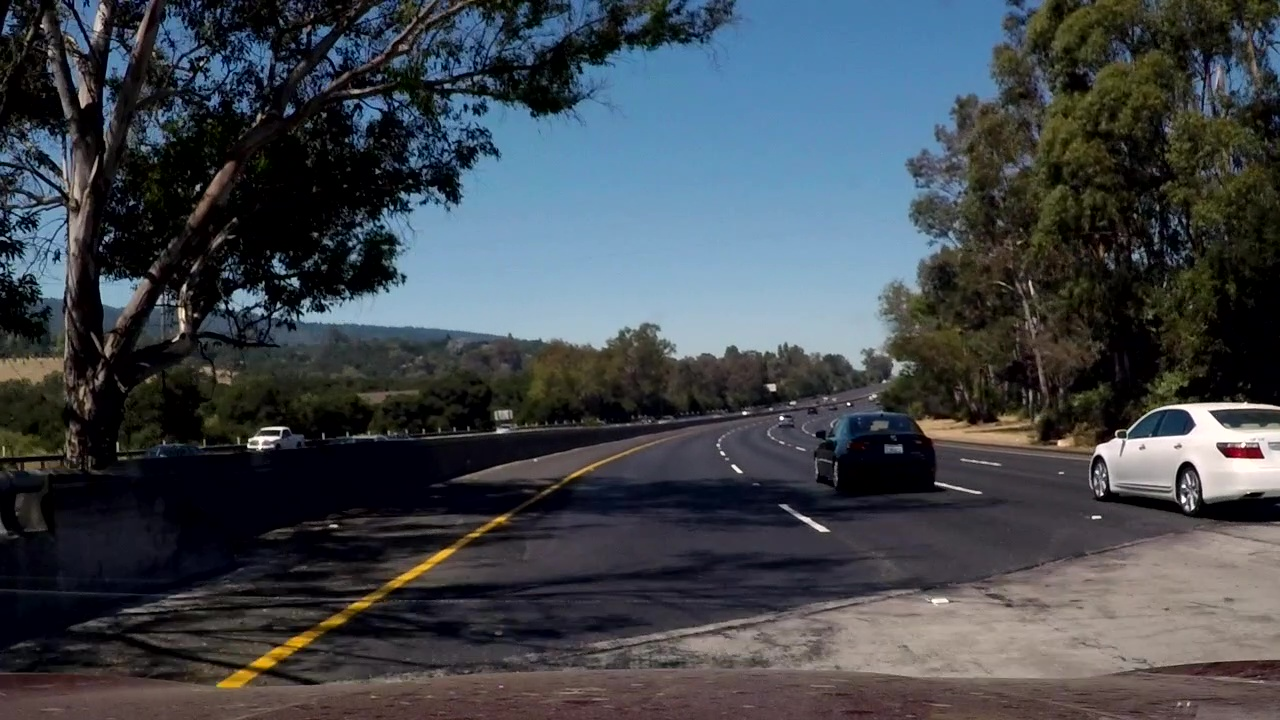
#> input picture CarND-LaneLines-P1/test_images/vlcsnap-2020-01-06-02h40m50s838.jpg, 1280 x 720 px
$ python -i pipeline.py   (imports and definitions only)
#> lines starting #> are read from the running program, lines starting #| are printed output that depends on the picture; after the words box and inside, x2 and y2 are one past the last pixel; in counts of white or black regions, pixels touching at a corner belong together
### CarND-LaneLines-P1/helper.py
#!/usr/bin/env python3
# -*- coding: utf-8 -*-
"""
Created on Sat Jan 18 23:46:05 2020

@author: y56
"""

import matplotlib.pyplot as plt
import matplotlib.image as mpimg
import numpy as np
import cv2

def adjust_gamma(image, gamma=1.0):
    invGamma = 1.0 / gamma
    table = np.array([((i / 255.0) ** invGamma) * 255
        for i in np.arange(0, 256)]).astype("uint8")

    # apply gamma correction using the lookup table
    return cv2.LUT(image, table)

# [7 lines left out: function grayscale, not called in this run]
    # Or use BGR2GRAY if you read an image with cv2.imread()
    # return cv2.cvtColor(img, cv2.COLOR_BGR2GRAY)

def to_hls(img):
    return cv2.cvtColor(img, cv2.COLOR_RGB2HLS)

def to_hsv(img):
    return cv2.cvtColor(img, cv2.COLOR_RGB2HSV)

def isolate_color_mask(img, low_thresh, high_thresh):
    assert(low_thresh.all() >=0  and low_thresh.all() <=255)
    assert(high_thresh.all() >=0 and high_thresh.all() <=255)
    return cv2.inRange(img, low_thresh, high_thresh)

def canny(img, low_threshold, high_threshold):
    """Applies the Canny transform"""
    return cv2.Canny(img, low_threshold, high_threshold)


def gaussian_blur(img, kernel_size):
    """Applies a Gaussian Noise kernel"""
    return cv2.GaussianBlur(img, (kernel_size, kernel_size), 0)

# [24 lines left out: function region_of_interest, not called in this run]


def draw_lines(img, lines, color=[255, 0, 0], thickness=2):
    """
    NOTE: this is the function you might want to use as a starting point once you want to
    average/extrapolate the line segments you detect to map out the full
    extent of the lane (going from the result shown in raw-lines-example.mp4
    to that shown in P1_example.mp4).

    Think about things like separating line segments by their
    slope ((y2-y1)/(x2-x1)) to decide which segments are part of the left
    line vs. the right line.  Then, you can average the position of each of
    the lines and extrapolate to the top and bottom of the lane.

    This function draws `lines` with `color` and `thickness`.
    Lines are drawn on the image inplace (mutates the image).
    If you want to make the lines semi-transparent, think about combining
    this function with the weighted_img() function below
    """
    for line in lines:
        for x1,y1,x2,y2 in line:
            cv2.line(img, (x1, y1), (x2, y2), color, thickness)

def hough_lines(img, rho, theta, threshold, min_line_len, max_line_gap):
    """
    `img` should be the output of a Canny transform.

    Returns an image with hough lines drawn.
    """
    lines = cv2.HoughLinesP(img, rho, theta, threshold, np.array([]), minLineLength=min_line_len, maxLineGap=max_line_gap)
    line_img = np.zeros((img.shape[0], img.shape[1], 3), dtype=np.uint8)
    draw_lines(line_img, lines)
    return line_img

# [13 lines left out: function weighted_img, not called in this run]

### CarND-LaneLines-P1/pipeline.py
#!/usr/bin/env python3
# -*- coding: utf-8 -*-
"""
Created on Sat Jan 18 23:46:42 2020

@author: y56
"""

import matplotlib.pyplot as plt
import matplotlib.image as mpimg
import helper
import cv2
import numpy as np
from scipy.optimize import curve_fit


def process_image(image):

    # grayscale
    gray_img = cv2.cvtColor(image,cv2.COLOR_RGB2GRAY)

    # darken the grayscale
    darkened_img = helper.adjust_gamma(gray_img, 0.5)

    # Color Selection
    white_mask = helper.isolate_color_mask(helper.to_hls(image),
                                    np.array([0, 200, 0], dtype=np.uint8),
                                    np.array([200, 255, 255], dtype=np.uint8))
    yellow_mask = helper.isolate_color_mask(helper.to_hls(image),
                                     np.array([10, 0, 100], dtype=np.uint8),
                                     np.array([40, 255, 255], dtype=np.uint8))
    color_selection_mask = cv2.bitwise_or(white_mask, yellow_mask)
    color_selected_img = cv2.bitwise_and(darkened_img, color_selection_mask)

    # gaussian blurring
    blur_img = cv2.GaussianBlur(color_selected_img,(5, 5),0)

    # canny edge
    edge_points = helper.canny(blur_img, 10 , 10)

    # area selection
    imshape = image.shape
    vertices = np.array([[(100/960*imshape[1], imshape[0] * 0.9999),
                          (445/960*imshape[1], 320/540*imshape[0]),
                          (520/960*imshape[1], 320/540*imshape[0]),
                          ((960-30)/960*imshape[1], imshape[0] * 0.9999)]],
                        dtype=np.int32)

    area_selection_mask = np.zeros_like(edge_points)
    noneed = cv2.fillPoly(area_selection_mask, vertices, 255)

    masked_edges = cv2.bitwise_and(edge_points, area_selection_mask)

    # Hough Line Detection
    line_img = helper.hough_lines(masked_edges, 1, np.pi/360, 4, 12, 4)

    # curve fitting
    tmp_y, tmp_x, noneed = np.nonzero(line_img)

    vertical_cut = 490/960 * imshape[1]

    x_left = tmp_x[tmp_x < vertical_cut]
    y_left = tmp_y[tmp_x < vertical_cut]

    x_right = tmp_x[tmp_x >= vertical_cut]
    y_right = tmp_y[tmp_x >= vertical_cut]

    def line_func(x, m, b):
        return m*x+b

    popt_left, pcov_left = curve_fit(line_func, x_left, y_left)
    popt_right, pcov_right = curve_fit(line_func, x_right, y_right)

    whole_x = np.linspace(0,imshape[1],100)

    whole_left_y = line_func(whole_x, *popt_left)
    whole_right_y = line_func(whole_x, *popt_right)

    whole_left_x = whole_x[(imshape[0]*0.6<=whole_left_y) & (whole_left_y<imshape[0])]
    whole_right_x = whole_x[(imshape[0]*0.6<=whole_right_y) & (whole_right_y<imshape[0])]

    whole_left_y = whole_left_y[(imshape[0]*0.6<=whole_left_y) & (whole_left_y<=imshape[0])]
    whole_right_y = whole_right_y[(imshape[0]*0.6<=whole_right_y) & (whole_right_y<=imshape[0])]


    noneed = cv2.line(image,
             (int(whole_right_x[-1]), int(whole_right_y[-1])),
             (int(whole_right_x[0]), int(whole_right_y[0])),
             color=[255, 0, 0], thickness=2)

    noneed = cv2.line(image,
            (int(whole_left_x[-1]), int(whole_left_y[-1])),
             (int(whole_left_x[0]), int(whole_left_y[0])),
             color=[0, 255, 0], thickness=2)
    return image

# [23 lines not run here, left out]

>>> import cv2
>>> picture = cv2.cvtColor(cv2.imread('test_images/vlcsnap-2020-01-06-02h40m50s838.jpg'), cv2.COLOR_BGR2RGB)
>>> result = process_image(picture)
#> in process_image, `gray_img = cv2.cvtColor(image,cv2.COLOR_RGB2GRAY)`:
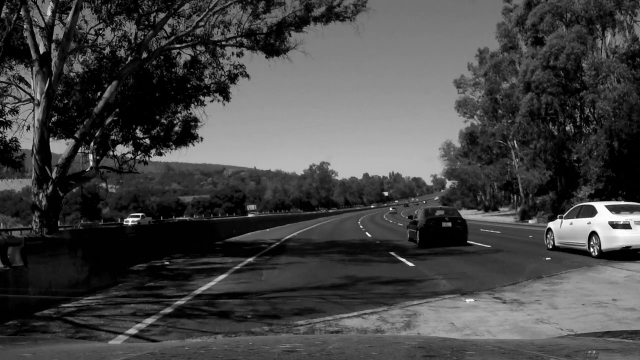
#> gray_img: shape (720, 1280) (shown at 1/2 size); min 0, max 255, mean 69
#> in isolate_color_mask, `return cv2.inRange(img, low_thresh, high_thresh)`:
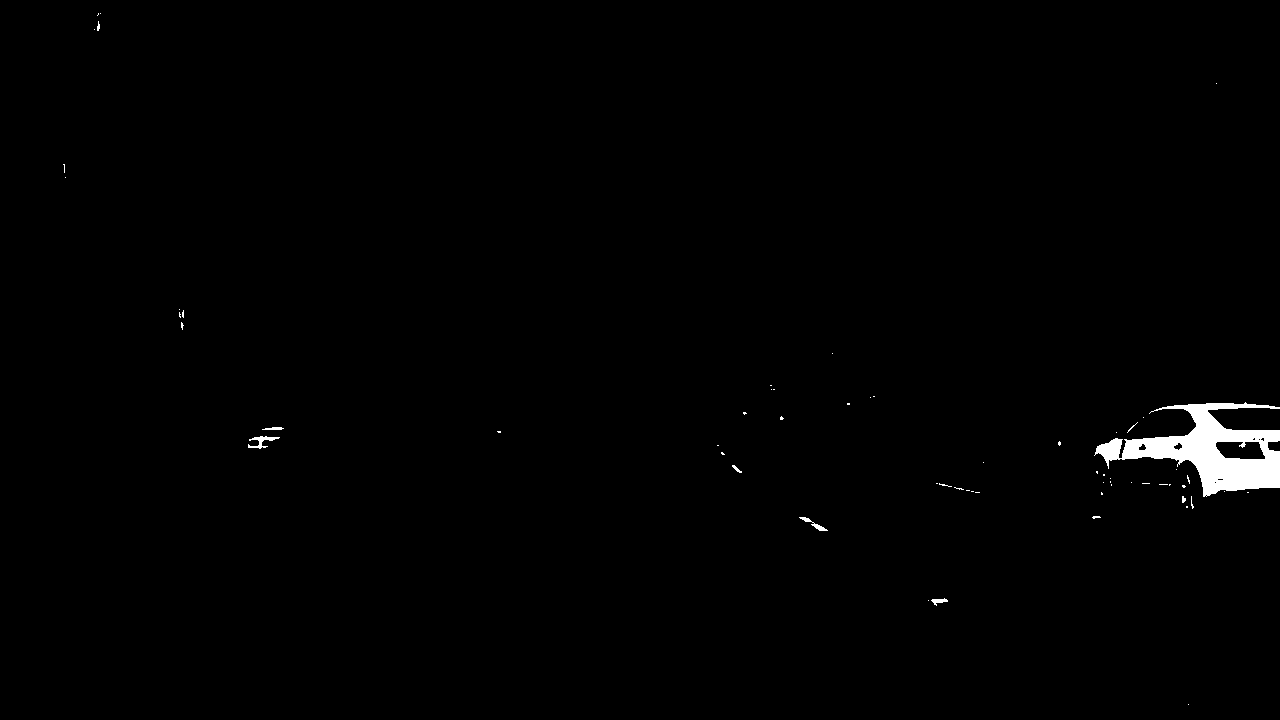
#> returned value: shape (720, 1280); 0.86% white; 62 white regions (54 under 20 px), largest, box (x1, y1, x2, y2) and area: (1094, 402, 1280, 497) 7214, (248, 436, 280, 449) 155, (799, 517, 828, 531) 100
#> in process_image, `masked_edges = cv2.bitwise_and(edge_points, area_selection_mask)`:
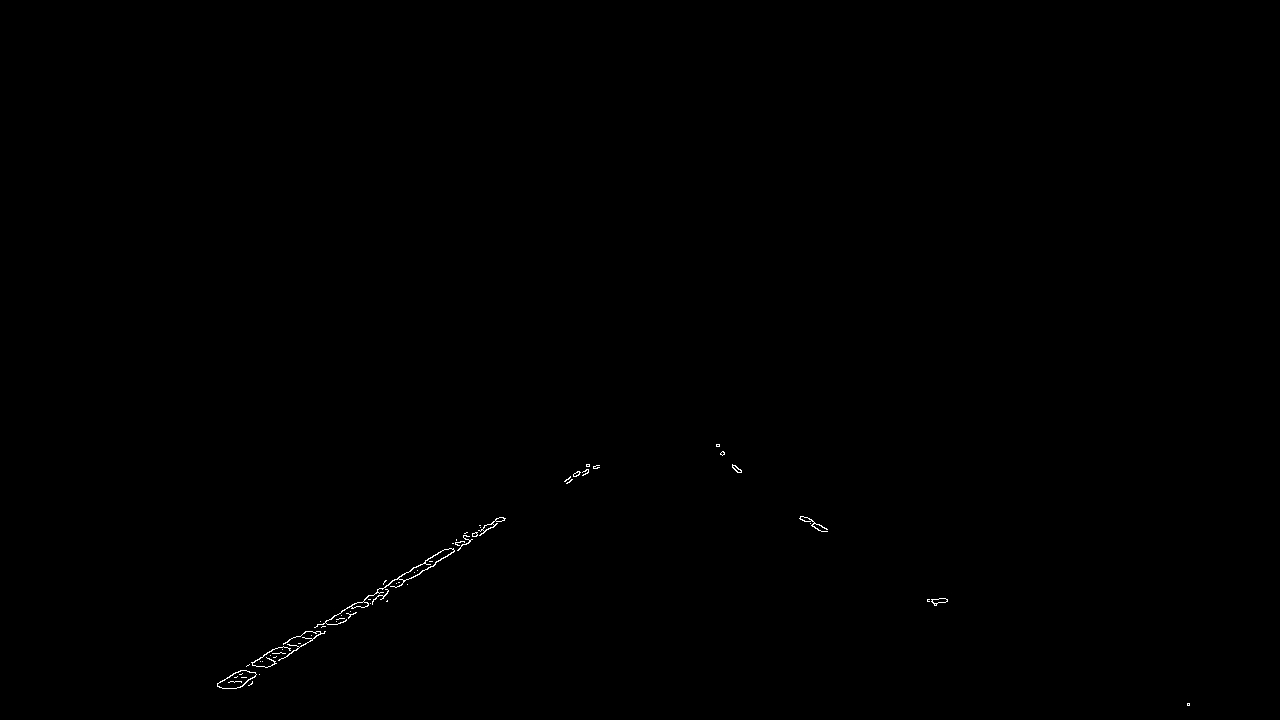
#> masked_edges: shape (720, 1280); 0.14% white in thin lines or dots, all inside (x1, y1, x2, y2) = (217, 444, 1190, 706)
#> in hough_lines, `lines = cv2.HoughLinesP(img, rho, theta, threshold, np.array([]), minL..`: lines = 32 rows, first 6: [391, 581, 418, 565], [403, 581, 421, 572], [270, 666, 305, 643], [932, 602, 945, 602], [408, 572, 425, 562], [425, 560, 440, 551]
#> the loop in draw_lines, `for line in lines:` made 32 passes
#> in process_image, `tmp_y, tmp_x, noneed = np.nonzero(line_img)`: tmp_y = 2162 values from 464 to 689; tmp_x = 2162 values, max 946 at index 1351, min 216 at index 2099, mean 421.1; noneed = 2162 values from 0 to 0
#> in process_image, `x_left = tmp_x[tmp_x < vertical_cut]`: x_left = 1979 values, max 600 at index 21, min 216 at index 1916, mean 382.2
#> in process_image, `y_left = tmp_y[tmp_x < vertical_cut]`: y_left = 1979 values from 464 to 689
#> in process_image, `x_right = tmp_x[tmp_x >= vertical_cut]`: x_right = 183 values, max 946 at index 168, min 800 at index 2, mean 842.4
#> in process_image, `y_right = tmp_y[tmp_x >= vertical_cut]`: y_right = 183 values from 515 to 603
#> in process_image, `popt_left, pcov_left = curve_fit(line_func, x_left, y_left)`: popt_left = [-0.595, 817.5]; pcov_left = [[9.95e-07, -0.00038], [-0.00038, 0.155]]
#> in process_image, `popt_right, pcov_right = curve_fit(line_func, x_right, y_right)`: popt_right = [0.624, 15.95]; pcov_right = [[1.15e-05, -0.0097], [-0.0097, 8.21]]
#> in process_image, `whole_left_y = line_func(whole_x, *popt_left)`: whole_left_y = 100 values, max 817.5 at index 0, min 55.89 at index 99, mean 436.7
#> in process_image, `whole_right_y = line_func(whole_x, *popt_right)`: whole_right_y = 100 values from 15.95 to 815
#> in process_image, `whole_left_x = whole_x[(imshape[0]*0.6<=whole_left_y) & (whole_left_y<..`: whole_left_x = 38 values from 168.1 to 646.5
#> in process_image, `whole_right_x = whole_x[(imshape[0]*0.6<=whole_right_y) & (whole_right..`: whole_right_x = 36 values from 672.3 to 1124.8
#> in process_image, `whole_left_y = whole_left_y[(imshape[0]*0.6<=whole_left_y) & (whole_le..`: whole_left_y = 38 values, max 717.5 at index 0, min 432.8 at index 37, mean 575.2
#> in process_image, `whole_right_y = whole_right_y[(imshape[0]*0.6<=whole_right_y) & (whole..`: whole_right_y = 36 values from 435.7 to 718.2
#> in process_image, `noneed = cv2.line(image, (int(whole_left_x[-1]), int(whole_left_y[-1])..`:
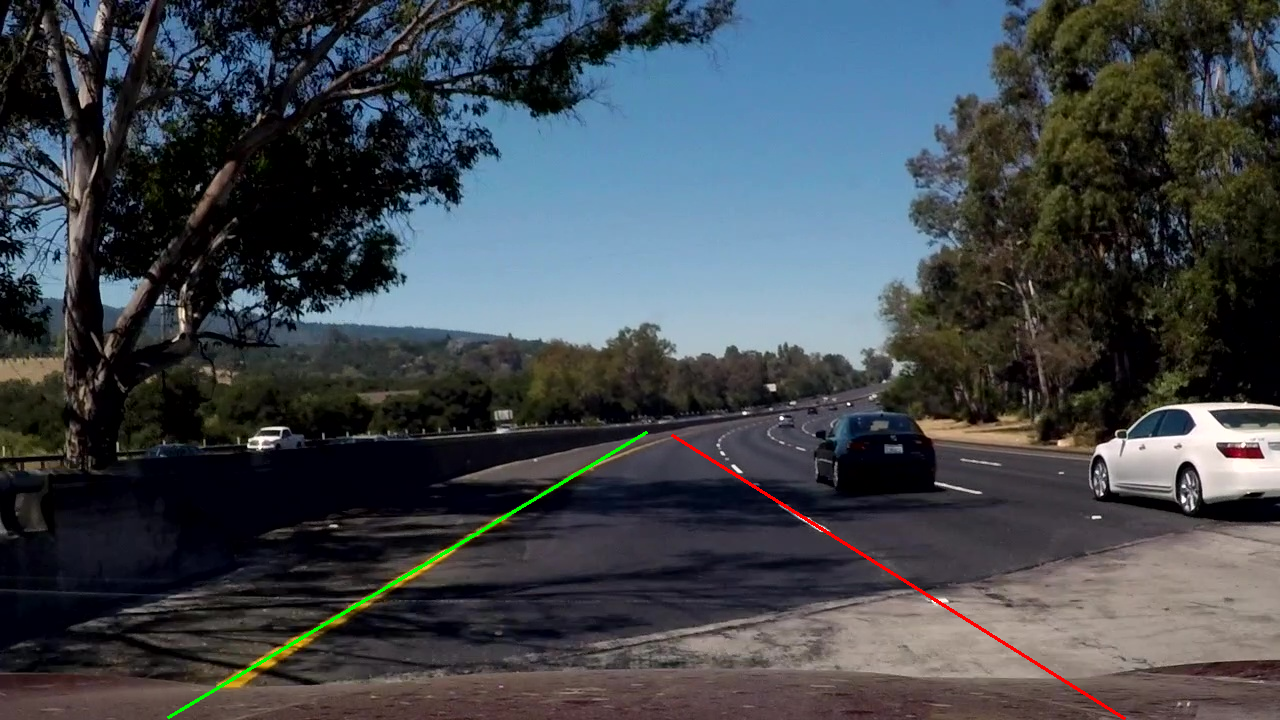
#> noneed: shape (720, 1280, 3); mean R, G, B 64.4, 70.1, 75.6
